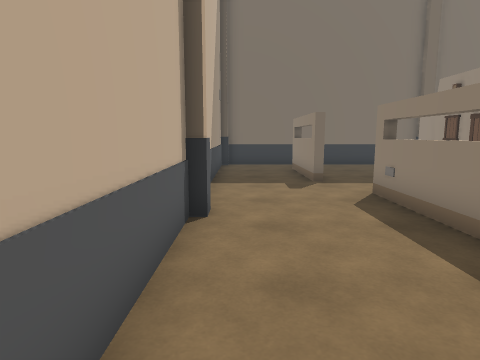
[1] (above)

24 first-person views from a walk through a scene from a Unity 3-D project. The camera is 1.4 m above the floor, tilts 8° down and sees 75° across. The floor is counted in squares, 1 m on a side. Each view is taken from the middle of a square. On the plan, view 1 faces up. The plan holds only what a view shows up to about 14 squares ahead; the rest is blank. The place goes on beyond the plan.

[2]
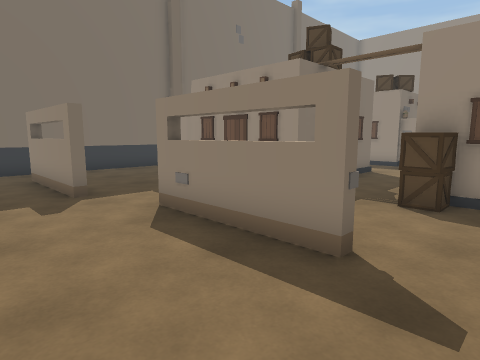

[3]
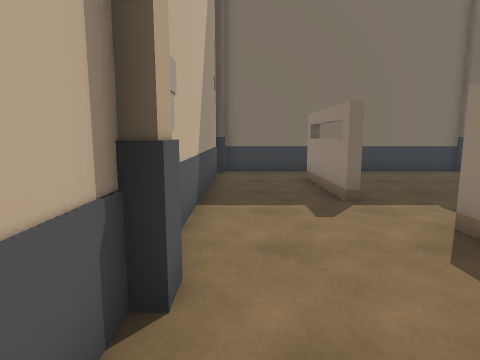

[4]
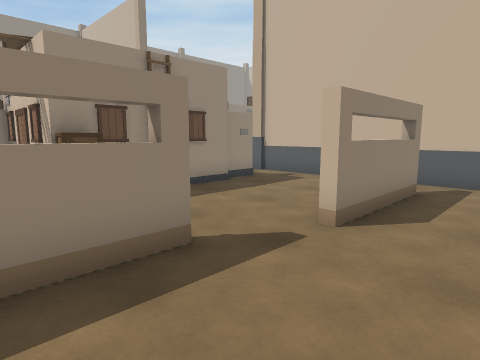

[5]
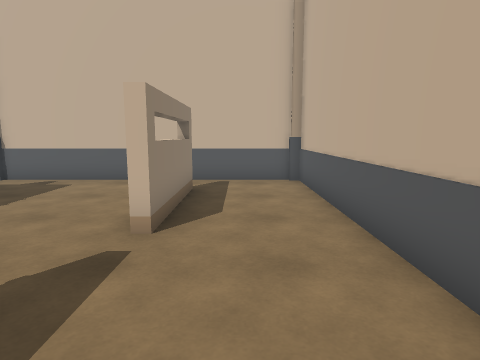

[6]
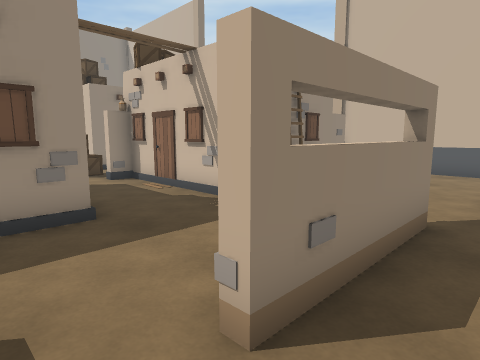

[7]
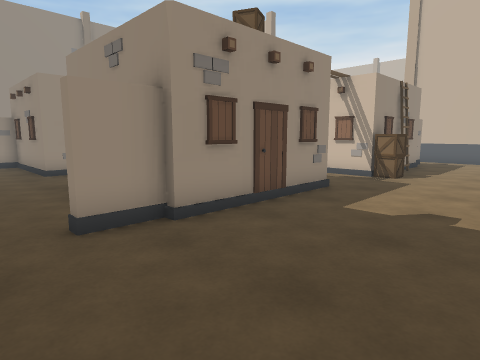

[8]
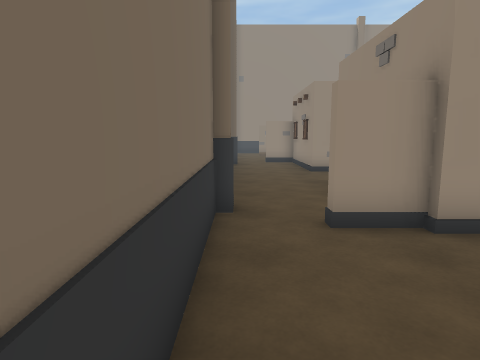

[9]
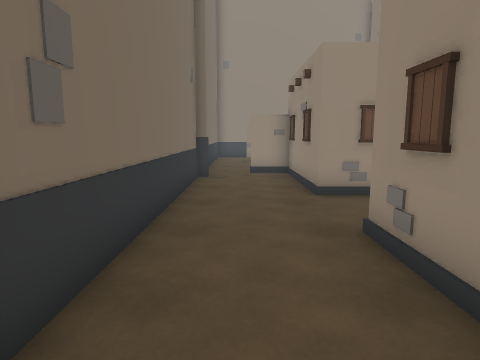

[10]
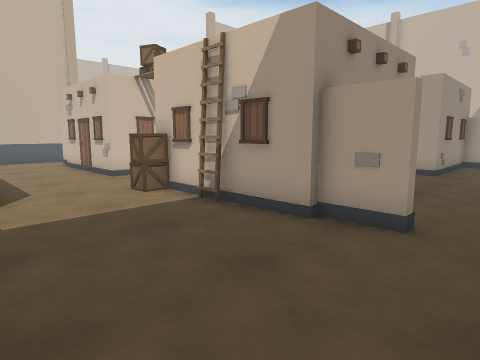

[11]
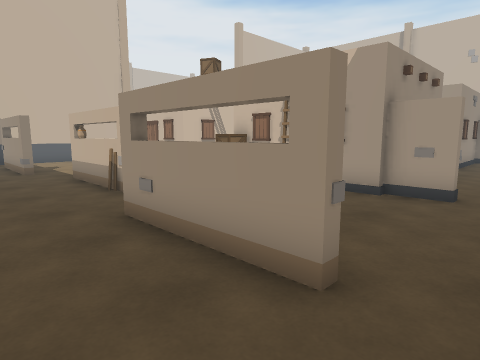

[12]
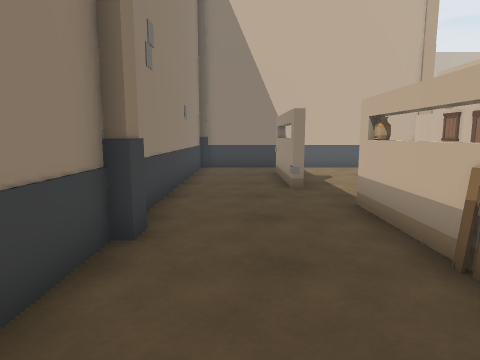

[13]
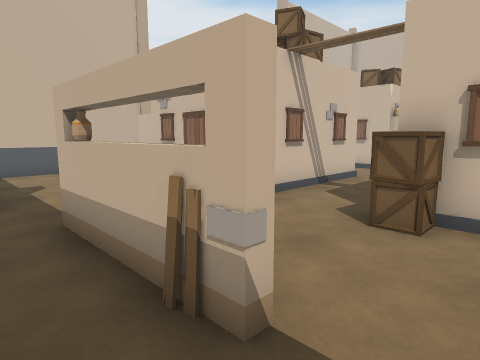

[14]
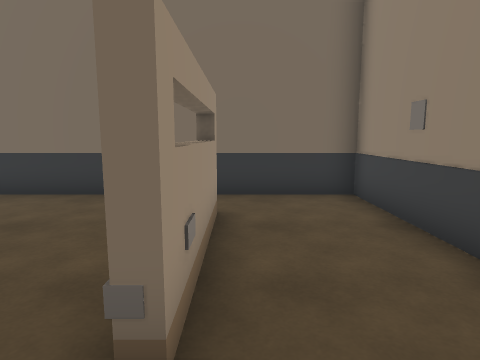

[15]
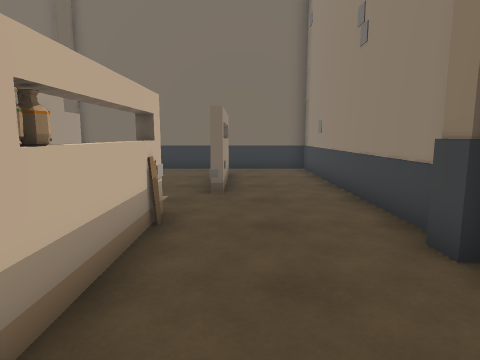

[16]
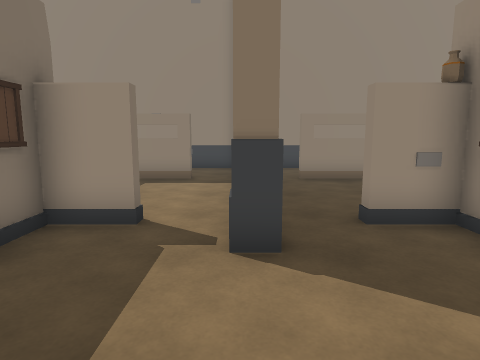

[17]
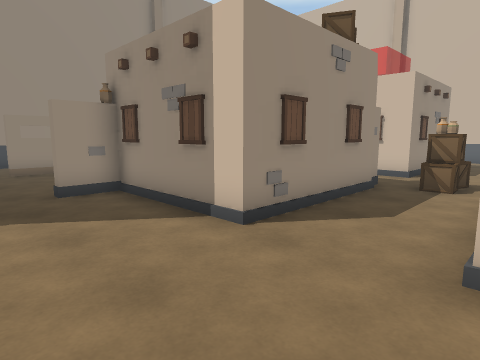

[18]
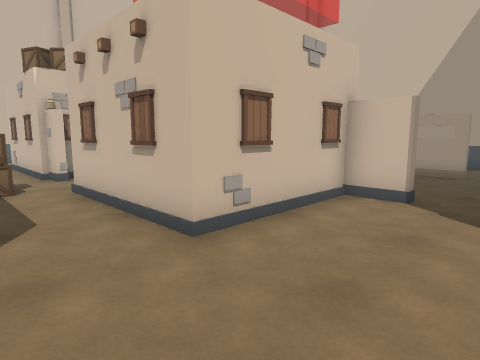

[19]
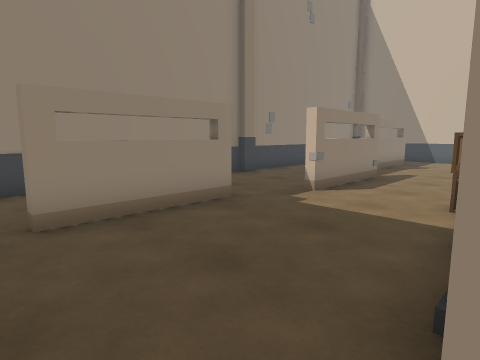

[20]
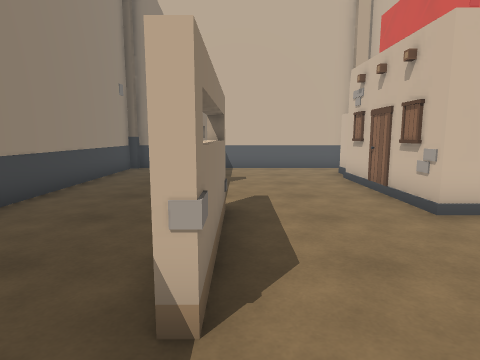

[21]
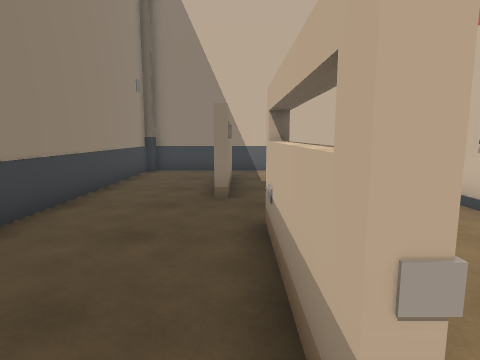

[22]
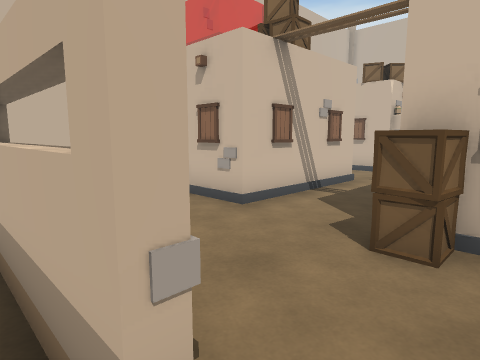

[23]
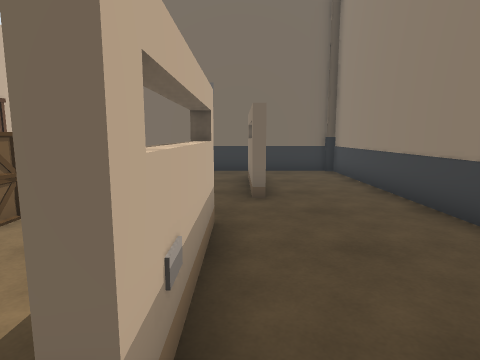

[24]
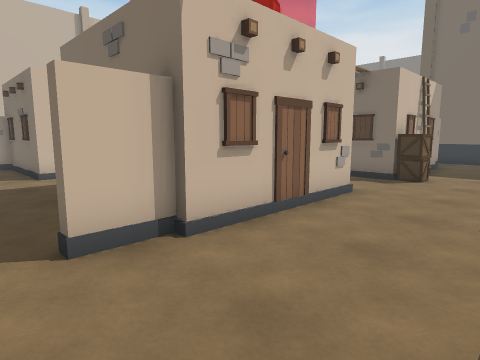

### Floor plan
Key: @ floor where view 1 was taken; # wall or solid block; . floor; = window, fence, low wall or low ledge; O other object.
Columns run from 1 left of view 1 to 29 right of it. Each row starts with its distance up from view 1.
 16 ###############################
 15 #.............................#
 14 #... .........................#
 13 #..#.....#...........O....O...#
 12 #..=.....###O#...####O....=...#
 11 #..=....O#   # .O#  ##....=...#
 10 #..#....O#           #....OO..#
  9 #........#           #........#
  8 #.......O#           #O.......#
  7 #...#O...#  ##.      OO..OO...#
  6 #...=..........    ......=....#
  5 #...=..........O ........=....#
  4 #...#O..OO### ...####O...O....#
  3 #.......O##  #. O   ##........#
  2 #.......##           #........#
  1 #..#....O#           #....#O..#
  0 #@.=....O#           #....=...#
 -1 #..=.....           ##....=...#
 -2 #..#.....O        ...#....#...#
 -3 #.........        ............#
 -4 ########### ........###########
 -5 #    .........................#
 -6 #   ................. ........#
 -7 #  =...  #...........O....=...#
 -8 #        ####O...#####....=...#
 -9             ##..O#   #....=...#
-10              #...    #....#...#
-11              #..O   ##........#
-12              #...   #OO..O....#
-13              ..O.O  .....=....#
-14              ..O.........=....#
-15              O.O.........=O...#
-16             ##...####O...O....#
-17              #..O   ##........#
-18              #..     #........#
-19              #..O    #....=...#
-20          #####..     #....=...#
-21          O.......... #....=...#
-22               ............#...#
-23                      .........#
-24                      ##########

Positions as (right, up) in squares from view 1, and headings:
1: (0, 0), facing up
2: (0, 2), facing up-right
3: (0, 3), facing up
4: (0, 6), facing down-right
5: (1, 6), facing down
6: (2, 9), facing down-right
7: (3, 15), facing down-right
8: (3, 15), facing right
9: (8, 14), facing right
10: (25, 15), facing down-left
11: (28, 15), facing down-left
12: (27, 10), facing down
13: (26, 9), facing down-left
14: (26, 8), facing up
15: (26, 2), facing up
16: (15, -4), facing right
17: (12, -4), facing down-right
18: (15, -4), facing down-left
19: (20, -5), facing down-right
20: (24, -10), facing down
21: (25, -11), facing down
22: (25, -11), facing down-left
23: (25, -17), facing up
24: (24, -23), facing up-left
